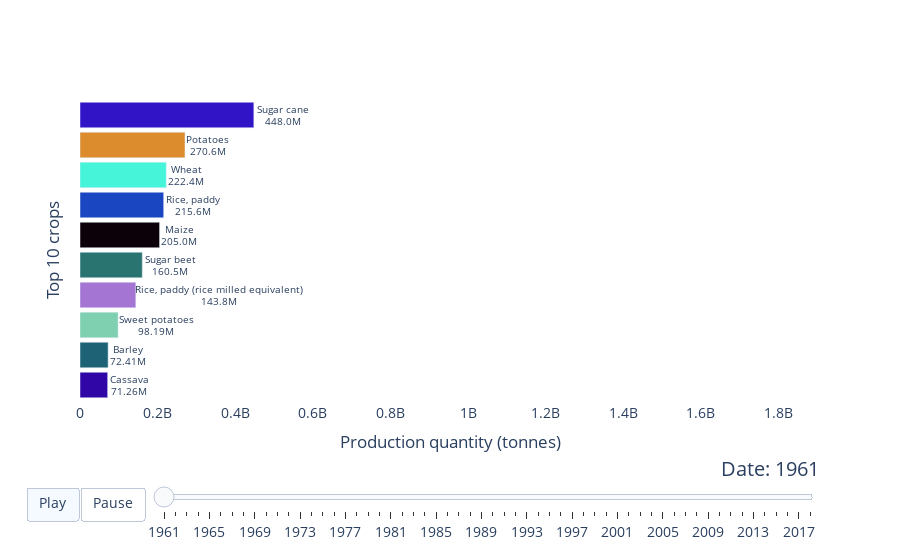

Notebook cell for this chart:
### Code cell
data = pd.read_csv('https://raw.githubusercontent.com/lc5415/raceplotly/main/example/dataset/FAOSTAT_data.csv')

display(data)

my_raceplot = barplot(data,  item_column='Item', value_column='Value', time_column='Year')

my_raceplot.plot(item_label = 'Top 10 crops', value_label = 'Production quantity (tonnes)', frame_duration = 800)

### Figure 1 — Plotly figure (JSON) as saved in the notebook; plotly's stock layout.template omitted (floating-point values rounded to 4 significant figures)
{"data": [{"cliponaxis": false, "hoverinfo": "all", "marker": {"color": ["rgb(48, 6, 167)", "rgb(29, 99, 117)", "rgb(127, 208, 177)", "rgb(165, 117, 212)", "rgb(41, 116, 112)", "rgb(12, 1, 9)", "rgb(27, 70, 193)", "rgb(70, 244, 218)", "rgb(220, 140, 45)", "rgb(48, 20, 198)"]}, "orientation": "h", "textangle": 0, "textposition": "outside", "texttemplate": "%{y}<br>%{x:.4s}", "type": "bar", "x": [71259839, 72411104, 98192635, 143836304, 160501987, 205027583, 215646633, 222357231, 270552196, 447977522], "y": ["Cassava", "Barley", "Sweet potatoes", "Rice, paddy (rice milled equivalent)", "Sugar beet", "Maize", "Rice, paddy", "Wheat", "Potatoes", "Sugar cane"]}], "layout": {"bargap": 0.15, "font": {"size": 14}, "plot_bgcolor": "#FFFFFF", "sliders": [{"active": 0, "currentvalue": {"font": {"size": 20}, "prefix": "Date: ", "visible": true, "xanchor": "right"}, "len": 0.9, "pad": {"b": 10, "t": 50}, "steps": [{"args": [["1961"], {"frame": {"duration": 800, "redraw": false}, "mode": "immediate", "transition": {"duration": 800}}], "label": "1961", "method": "animate"}, {"args": [["1962"], {"frame": {"duration": 800, "redraw": false}, "mode": "immediate", "transition": {"duration": 800}}], "label": "1962", "method": "animate"}, {"args": [["1963"], {"frame": {"duration": 800, "redraw": false}, "mode": "immediate", "transition": {"duration": 800}}], "label": "1963", "method": "animate"}, {"args": [["1964"], {"frame": {"duration": 800, "redraw": false}, "mode": "immediate", "transition": {"duration": 800}}], "label": "1964", "method": "animate"}, {"args": [["1965"], {"frame": {"duration": 800, "redraw": false}, "mode": "immediate", "transition": {"duration": 800}}], "label": "1965", "method": "animate"}, {"args": [["1966"], {"frame": {"duration": 800, "redraw": false}, "mode": "immediate", "transition": {"duration": 800}}], "label": "1966", "method": "animate"}, {"args": [["1967"], {"frame": {"duration": 800, "redraw": false}, "mode": "immediate", "transition": {"duration": 800}}], "label": "1967", "method": "animate"}, {"args": [["1968"], {"frame": {"duration": 800, "redraw": false}, "mode": "immediate", "transition": {"duration": 800}}], "label": "1968", "method": "animate"}, {"args": [["1969"], {"frame": {"duration": 800, "redraw": false}, "mode": "immediate", "transition": {"duration": 800}}], "label": "1969", "method": "animate"}, {"args": [["1970"], {"frame": {"duration": 800, "redraw": false}, "mode": "immediate", "transition": {"duration": 800}}], "label": "1970", "method": "animate"}, {"args": [["1971"], {"frame": {"duration": 800, "redraw": false}, "mode": "immediate", "transition": {"duration": 800}}], "label": "1971", "method": "animate"}, {"args": [["1972"], {"frame": {"duration": 800, "redraw": false}, "mode": "immediate", "transition": {"duration": 800}}], "label": "1972", "method": "animate"}, {"args": [["1973"], {"frame": {"duration": 800, "redraw": false}, "mode": "immediate", "transition": {"duration": 800}}], "label": "1973", "method": "animate"}, {"args": [["1974"], {"frame": {"duration": 800, "redraw": false}, "mode": "immediate", "transition": {"duration": 800}}], "label": "1974", "method": "animate"}, {"args": [["1975"], {"frame": {"duration": 800, "redraw": false}, "mode": "immediate", "transition": {"duration": 800}}], "label": "1975", "method": "animate"}, {"args": [["1976"], {"frame": {"duration": 800, "redraw": false}, "mode": "immediate", "transition": {"duration": 800}}], "label": "1976", "method": "animate"}, {"args": [["1977"], {"frame": {"duration": 800, "redraw": false}, "mode": "immediate", "transition": {"duration": 800}}], "label": "1977", "method": "animate"}, {"args": [["1978"], {"frame": {"duration": 800, "redraw": false}, "mode": "immediate", "transition": {"duration": 800}}], "label": "1978", "method": "animate"}, {"args": [["1979"], {"frame": {"duration": 800, "redraw": false}, "mode": "immediate", "transition": {"duration": 800}}], "label": "1979", "method": "animate"}, {"args": [["1980"], {"frame": {"duration": 800, "redraw": false}, "mode": "immediate", "transition": {"duration": 800}}], "label": "1980", "method": "animate"}, {"args": [["1981"], {"frame": {"duration": 800, "redraw": false}, "mode": "immediate", "transition": {"duration": 800}}], "label": "1981", "method": "animate"}, {"args": [["1982"], {"frame": {"duration": 800, "redraw": false}, "mode": "immediate", "transition": {"duration": 800}}], "label": "1982", "method": "animate"}, {"args": [["1983"], {"frame": {"duration": 800, "redraw": false}, "mode": "immediate", "transition": {"duration": 800}}], "label": "1983", "method": "animate"}, {"args": [["1984"], {"frame": {"duration": 800, "redraw": false}, "mode": "immediate", "transition": {"duration": 800}}], "label": "1984", "method": "animate"}, {"args": [["1985"], {"frame": {"duration": 800, "redraw": false}, "mode": "immediate", "transition": {"duration": 800}}], "label": "1985", "method": "animate"}, {"args": [["1986"], {"frame": {"duration": 800, "redraw": false}, "mode": "immediate", "transition": {"duration": 800}}], "label": "1986", "method": "animate"}, {"args": [["1987"], {"frame": {"duration": 800, "redraw": false}, "mode": "immediate", "transition": {"duration": 800}}], "label": "1987", "method": "animate"}, {"args": [["1988"], {"frame": {"duration": 800, "redraw": false}, "mode": "immediate", "transition": {"duration": 800}}], "label": "1988", "method": "animate"}, {"args": [["1989"], {"frame": {"duration": 800, "redraw": false}, "mode": "immediate", "transition": {"duration": 800}}], "label": "1989", "method": "animate"}, {"args": [["1990"], {"frame": {"duration": 800, "redraw": false}, "mode": "immediate", "transition": {"duration": 800}}], "label": "1990", "method": "animate"}, {"args": [["1991"], {"frame": {"duration": 800, "redraw": false}, "mode": "immediate", "transition": {"duration": 800}}], "label": "1991", "method": "animate"}, {"args": [["1992"], {"frame": {"duration": 800, "redraw": false}, "mode": "immediate", "transition": {"duration": 800}}], "label": "1992", "method": "animate"}, {"args": [["1993"], {"frame": {"duration": 800, "redraw": false}, "mode": "immediate", "transition": {"duration": 800}}], "label": "1993", "method": "animate"}, {"args": [["1994"], {"frame": {"duration": 800, "redraw": false}, "mode": "immediate", "transition": {"duration": 800}}], "label": "1994", "method": "animate"}, {"args": [["1995"], {"frame": {"duration": 800, "redraw": false}, "mode": "immediate", "transition": {"duration": 800}}], "label": "1995", "method": "animate"}, {"args": [["1996"], {"frame": {"duration": 800, "redraw": false}, "mode": "immediate", "transition": {"duration": 800}}], "label": "1996", "method": "animate"}, {"args": [["1997"], {"frame": {"duration": 800, "redraw": false}, "mode": "immediate", "transition": {"duration": 800}}], "label": "1997", "method": "animate"}, {"args": [["1998"], {"frame": {"duration": 800, "redraw": false}, "mode": "immediate", "transition": {"duration": 800}}], "label": "1998", "method": "animate"}, {"args": [["1999"], {"frame": {"duration": 800, "redraw": false}, "mode": "immediate", "transition": {"duration": 800}}], "label": "1999", "method": "animate"}, {"args": [["2000"], {"frame": {"duration": 800, "redraw": false}, "mode": "immediate", "transition": {"duration": 800}}], "label": "2000", "method": "animate"}, {"args": [["2001"], {"frame": {"duration": 800, "redraw": false}, "mode": "immediate", "transition": {"duration": 800}}], "label": "2001", "method": "animate"}, {"args": [["2002"], {"frame": {"duration": 800, "redraw": false}, "mode": "immediate", "transition": {"duration": 800}}], "label": "2002", "method": "animate"}, {"args": [["2003"], {"frame": {"duration": 800, "redraw": false}, "mode": "immediate", "transition": {"duration": 800}}], "label": "2003", "method": "animate"}, {"args": [["2004"], {"frame": {"duration": 800, "redraw": false}, "mode": "immediate", "transition": {"duration": 800}}], "label": "2004", "method": "animate"}, {"args": [["2005"], {"frame": {"duration": 800, "redraw": false}, "mode": "immediate", "transition": {"duration": 800}}], "label": "2005", "method": "animate"}, {"args": [["2006"], {"frame": {"duration": 800, "redraw": false}, "mode": "immediate", "transition": {"duration": 800}}], "label": "2006", "method": "animate"}, {"args": [["2007"], {"frame": {"duration": 800, "redraw": false}, "mode": "immediate", "transition": {"duration": 800}}], "label": "2007", "method": "animate"}, {"args": [["2008"], {"frame": {"duration": 800, "redraw": false}, "mode": "immediate", "transition": {"duration": 800}}], "label": "2008", "method": "animate"}, {"args": [["2009"], {"frame": {"duration": 800, "redraw": false}, "mode": "immediate", "transition": {"duration": 800}}], "label": "2009", "method": "animate"}, {"args": [["2010"], {"frame": {"duration": 800, "redraw": false}, "mode": "immediate", "transition": {"duration": 800}}], "label": "2010", "method": "animate"}, {"args": [["2011"], {"frame": {"duration": 800, "redraw": false}, "mode": "immediate", "transition": {"duration": 800}}], "label": "2011", "method": "animate"}, {"args": [["2012"], {"frame": {"duration": 800, "redraw": false}, "mode": "immediate", "transition": {"duration": 800}}], "label": "2012", "method": "animate"}, {"args": [["2013"], {"frame": {"duration": 800, "redraw": false}, "mode": "immediate", "transition": {"duration": 800}}], "label": "2013", "method": "animate"}, {"args": [["2014"], {"frame": {"duration": 800, "redraw": false}, "mode": "immediate", "transition": {"duration": 800}}], "label": "2014", "method": "animate"}, {"args": [["2015"], {"frame": {"duration": 800, "redraw": false}, "mode": "immediate", "transition": {"duration": 800}}], "label": "2015", "method": "animate"}, {"args": [["2016"], {"frame": {"duration": 800, "redraw": false}, "mode": "immediate", "transition": {"duration": 800}}], "label": "2016", "method": "animate"}, {"args": [["2017"], {"frame": {"duration": 800, "redraw": false}, "mode": "immediate", "transition": {"duration": 800}}], "label": "2017", "method": "animate"}, {"args": [["2018"], {"frame": {"duration": 800, "redraw": false}, "mode": "immediate", "transition": {"duration": 800}}], "label": "2018", "method": "animate"}], "transition": {"duration": 300, "easing": "cubic-in-out"}, "x": 0.1, "xanchor": "left", "y": 0, "yanchor": "top"}], "updatemenus": [{"buttons": [{"args": [null, {"frame": {"duration": 800, "redraw": false}, "fromcurrent": true, "transition": {"duration": 800, "easing": "quadratic-in-out"}}], "label": "Play", "method": "animate"}, {"args": [[null], {"frame": {"duration": 0, "redraw": false}, "mode": "immediate", "transition": {"duration": 0}}], "label": "Pause", "method": "animate"}], "direction": "left", "pad": {"r": 10, "t": 87}, "showactive": true, "type": "buttons", "x": 0.1, "xanchor": "right", "y": 0, "yanchor": "top"}], "xaxis": {"range": [0, 1907024730], "showline": true, "showticklabels": true, "title": {"text": "Production quantity (tonnes)"}, "visible": true}, "yaxis": {"showline": false, "showticklabels": false, "title": {"text": "Top 10 crops"}, "visible": true}}}
